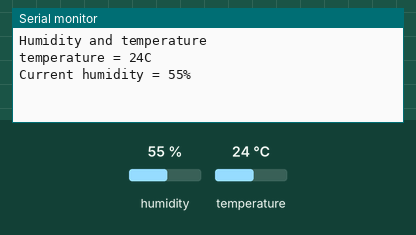
Bench run of a sketch on a simulated Arduino Uno, built with avr-gcc and run on an emulated ATmega328P. Parts: the last lines printed to the serial monitor. Wiring (inferred from the names in the program): DHT11 sensor: data A0. The inputs (shaded band) are chosen by the test bench; at power-on: humidity 55 %, temperature 24 °C.

Above: at 2.2 s.
2.3 s: humidity set to 22 %
At 3.5 s:
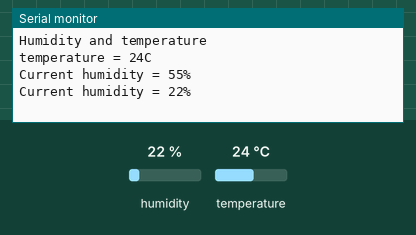
3.8 s: temperature set to 12 °C
At 5.1 s:
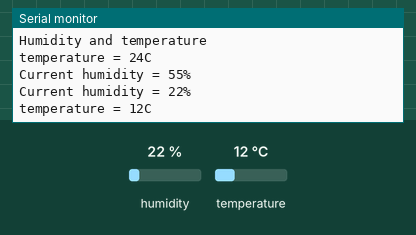
5.3 s: humidity set to 40 %
At 7.3 s:
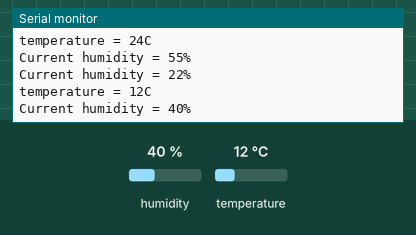

The sketch:

dht11.ino
```cpp
#include <dht.h>

#define dht_dpin A0

dht DHT;
int temp=0;
int humidity=0;

void setup(){
  Serial.begin(9600);
  delay(300);//Let system settle
  Serial.println("Humidity and temperature\n\n");
  delay(700);//Wait rest of 1000ms recommended delay before
}

void loop(){
  DHT.read11(dht_dpin);
  if(DHT.temperature!=temp)
  {
    temp=DHT.temperature;
    Serial.print("temperature = ");
    Serial.print(temp);
    Serial.println("C  ");
  }
  if(DHT.humidity!=humidity)
  {
    humidity=DHT.humidity;
    Serial.print("Current humidity = ");
    Serial.print(humidity);
    Serial.println("%  ");
  }
  delay(800);//Don't try to access too frequently... in theory
}
```

dht.h
```cpp
//
//    FILE: dht.h
// VERSION: 0.1.00
// PURPOSE: DHT Temperature & Humidity Sensor library for Arduino
//
//     URL: http://arduino.cc/playground/Main/DHTLib
//
// HISTORY:
// see dht.cpp file
//

#ifndef dht_h
#define dht_h

#if ARDUINO >= 100
 #include "Arduino.h"
#else
 #include "WProgram.h"
#endif

#define DHT_LIB_VERSION "0.1.00"

class dht
{
public:
	int read11(uint8_t pin);
    int read22(uint8_t pin);
	double humidity;
	double temperature;

private:
	uint8_t bits[5];  // buffer to receive data
	int read(uint8_t pin);
};
#endif
//
// END OF FILE
//
```

Measured:
- after the input at 2.3 s, the serial monitor: prints a new line after 0.37 s (image 1)
- after the input at 3.8 s, the serial monitor: prints a new line after 0.52 s (image 2)
- after the input at 5.3 s, the serial monitor: prints a new line after 0.67 s (image 3)
